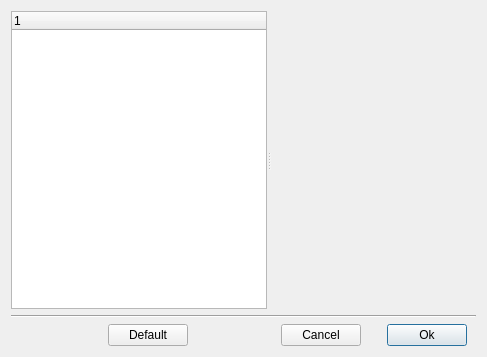
<?xml version="1.0" encoding="UTF-8"?>
<ui version="4.0">
 <class>ConfigDialog</class>
 <widget class="QDialog" name="ConfigDialog">
  <property name="geometry">
   <rect>
    <x>0</x>
    <y>0</y>
    <width>487</width>
    <height>357</height>
   </rect>
  </property>
  <property name="windowTitle">
   <string>Settings</string>
  </property>
  <layout class="QVBoxLayout" name="verticalLayout">
   <item>
    <widget class="QSplitter" name="splitter">
     <property name="sizePolicy">
      <sizepolicy hsizetype="MinimumExpanding" vsizetype="MinimumExpanding">
       <horstretch>0</horstretch>
       <verstretch>0</verstretch>
      </sizepolicy>
     </property>
     <property name="orientation">
      <enum>Qt::Horizontal</enum>
     </property>
     <widget class="QTreeWidget" name="treeView">
      <property name="sizePolicy">
       <sizepolicy hsizetype="Maximum" vsizetype="MinimumExpanding">
        <horstretch>0</horstretch>
        <verstretch>0</verstretch>
       </sizepolicy>
      </property>
      <column>
       <property name="text">
        <string notr="true">1</string>
       </property>
      </column>
     </widget>
     <widget class="QWidget" name="stackWidget" native="true">
      <property name="sizePolicy">
       <sizepolicy hsizetype="MinimumExpanding" vsizetype="Preferred">
        <horstretch>1</horstretch>
        <verstretch>0</verstretch>
       </sizepolicy>
      </property>
     </widget>
    </widget>
   </item>
   <item>
    <widget class="Line" name="line">
     <property name="orientation">
      <enum>Qt::Horizontal</enum>
     </property>
    </widget>
   </item>
   <item alignment="Qt::AlignBottom">
    <widget class="QWidget" name="widget" native="true">
     <property name="sizePolicy">
      <sizepolicy hsizetype="MinimumExpanding" vsizetype="Maximum">
       <horstretch>0</horstretch>
       <verstretch>0</verstretch>
      </sizepolicy>
     </property>
     <layout class="QHBoxLayout" name="horizontalLayout">
      <property name="topMargin">
       <number>0</number>
      </property>
      <property name="bottomMargin">
       <number>0</number>
      </property>
      <item>
       <spacer name="horizontalSpacer1">
        <property name="orientation">
         <enum>Qt::Horizontal</enum>
        </property>
        <property name="sizeHint" stdset="0">
         <size>
          <width>40</width>
          <height>20</height>
         </size>
        </property>
       </spacer>
      </item>
      <item>
       <widget class="QPushButton" name="defaultButton">
        <property name="text">
         <string>Default</string>
        </property>
        <property name="icon">
         <iconset resource="../application.qrc">
          <normaloff>:/images/default.png</normaloff>:/images/default.png</iconset>
        </property>
        <property name="autoDefault">
         <bool>false</bool>
        </property>
       </widget>
      </item>
      <item>
       <spacer name="horizontalSpacer2">
        <property name="orientation">
         <enum>Qt::Horizontal</enum>
        </property>
        <property name="sizeHint" stdset="0">
         <size>
          <width>40</width>
          <height>20</height>
         </size>
        </property>
       </spacer>
      </item>
      <item>
       <widget class="QPushButton" name="cancelButton">
        <property name="text">
         <string>Cancel</string>
        </property>
        <property name="icon">
         <iconset resource="../application.qrc">
          <normaloff>:/images/window-close.png</normaloff>:/images/window-close.png</iconset>
        </property>
        <property name="autoDefault">
         <bool>false</bool>
        </property>
       </widget>
      </item>
      <item>
       <spacer name="horizontalSpacer">
        <property name="orientation">
         <enum>Qt::Horizontal</enum>
        </property>
        <property name="sizeType">
         <enum>QSizePolicy::Preferred</enum>
        </property>
        <property name="sizeHint" stdset="0">
         <size>
          <width>20</width>
          <height>20</height>
         </size>
        </property>
       </spacer>
      </item>
      <item>
       <widget class="QPushButton" name="okButton">
        <property name="text">
         <string>Ok</string>
        </property>
        <property name="icon">
         <iconset resource="../application.qrc">
          <normaloff>:/images/ok.png</normaloff>:/images/ok.png</iconset>
        </property>
        <property name="default">
         <bool>true</bool>
        </property>
       </widget>
      </item>
     </layout>
    </widget>
   </item>
  </layout>
 </widget>
 <tabstops>
  <tabstop>okButton</tabstop>
  <tabstop>treeView</tabstop>
  <tabstop>defaultButton</tabstop>
  <tabstop>cancelButton</tabstop>
 </tabstops>
 <resources>
  <include location="../application.qrc"/>
 </resources>
 <connections/>
</ui>
